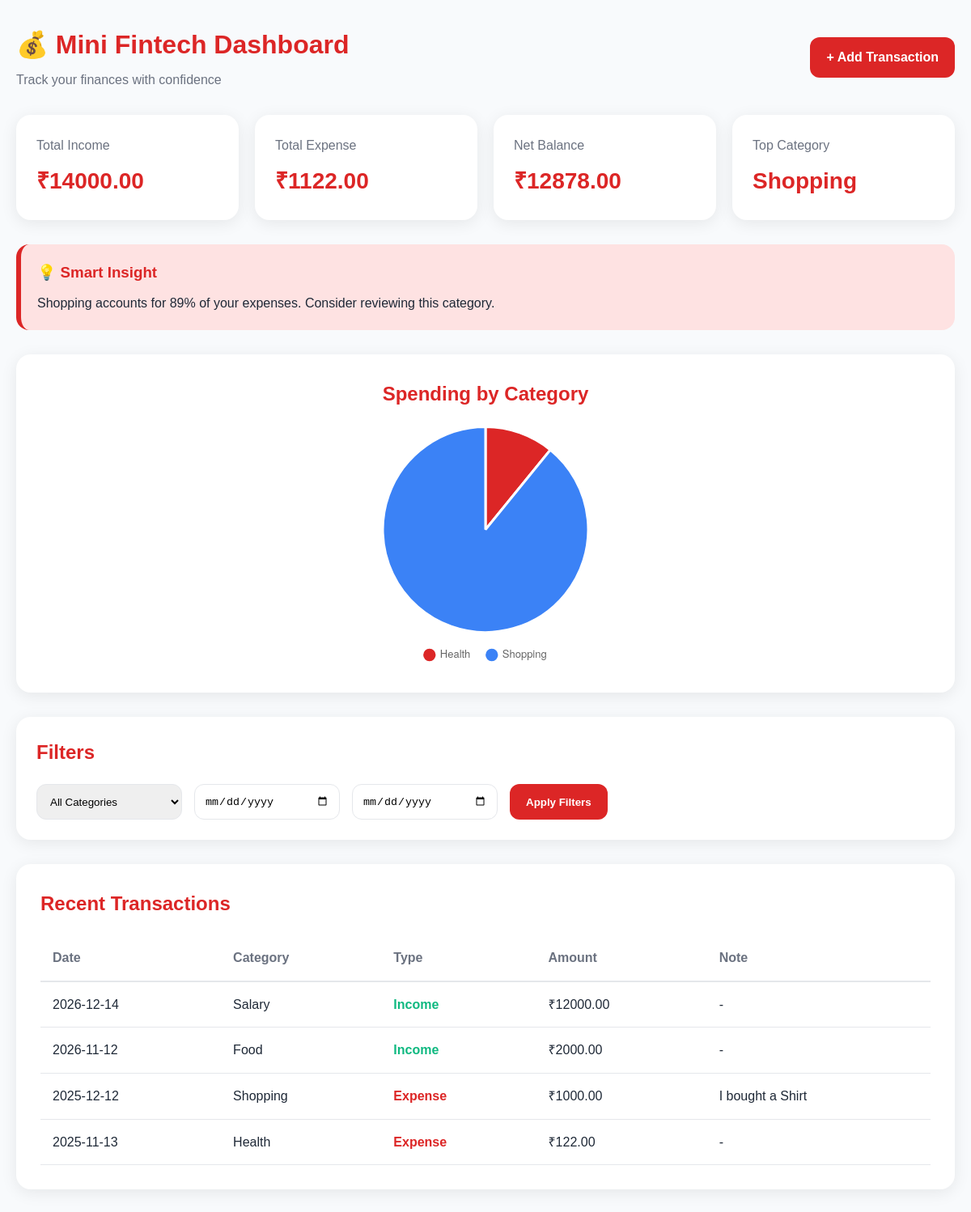
The page / on the database its author committed.
### tables this page shows
CREATE TABLE transactions (
        id INTEGER PRIMARY KEY AUTOINCREMENT,
        amount REAL NOT NULL,
        category TEXT NOT NULL,
        type TEXT NOT NULL,
        date TEXT NOT NULL,
        note TEXT
    );

### app.py (the view)
@app.route('/')
def dashboard():
    conn = get_db_connection()
    cursor = conn.cursor()
    selected_category = request.args.get('category', '')
    start_date = request.args.get('start_date', '')
    end_date = request.args.get('end_date', '')
    query = "SELECT * FROM transactions WHERE 1=1"
    params = []
    if selected_category:
        query += " AND category = ?"
        params.append(selected_category)
    if start_date:
        query += " AND date >= ?"
        params.append(start_date)
    if end_date:
        query += " AND date <= ?"
        params.append(end_date)
    query += " ORDER BY date DESC"
    cursor.execute(query, params)
    transactions = cursor.fetchall()
    cursor.execute("""
        SELECT COALESCE(SUM(amount), 0)
        FROM transactions
        WHERE type='income'
    """)
    total_income = cursor.fetchone()[0]
    cursor.execute("""
        SELECT COALESCE(SUM(amount), 0)
        FROM transactions
        WHERE type='expense'
    """)
    total_expense = cursor.fetchone()[0]
    net_balance = total_income - total_expense
    cursor.execute("""
        SELECT category, SUM(amount) AS total
        FROM transactions
        WHERE type='expense'
        GROUP BY category
        ORDER BY total DESC
        LIMIT 1
    """)
    result = cursor.fetchone()
    if result:
        top_category = result["category"]
        top_category_amount = result["total"]
    else:
        top_category = "None"
        top_category_amount = 0
    cursor.execute("""
        SELECT category, SUM(amount) AS total
        FROM transactions
        WHERE type='expense'
        GROUP BY category
    """)
    chart_data = cursor.fetchall()
    chart_labels = []
    chart_values = []
    for row in chart_data:
        chart_labels.append(row["category"])
        chart_values.append(row["total"])
    insight = "Start tracking your spending to unlock insights."
    if total_expense > 0 and top_category != "None":
        percentage = (top_category_amount / total_expense) * 100
        if percentage >= 40:
            insight = (
                f"{top_category} accounts for "
                f"{percentage:.0f}% of your expenses. "
                "Consider reviewing this category."
            )
        elif net_balance > 0:
            savings_rate = (net_balance / total_income) * 100 if total_income > 0 else 0
            insight = (
                f"Great job! You saved "
                f"{savings_rate:.0f}% of your income."
            )
        else:
            insight = (
                "Your expenses are higher than your savings. "
                "Consider reducing non-essential spending."
            )
    conn.close()
    return render_template(
        'dashboard.html',
        transactions=transactions,
        total_income=total_income,
        total_expense=total_expense,
        net_balance=net_balance,
        top_category=top_category,
        selected_category=selected_category,
        start_date=start_date,
        end_date=end_date,
        chart_labels=chart_labels,
        chart_values=chart_values,
        insight=insight
    )

### app.py (called while the page is built)
def get_db_connection():
    conn = sqlite3.connect(DATABASE)
    conn.row_factory = sqlite3.Row
    return conn

### templates/dashboard.html (shortened to what this page needs)
<!DOCTYPE html>
<html lang="en">
<head>
    <link rel="stylesheet"
          href="{{ url_for('static', filename='css/style.css') }}">
</head>
<body>
<div class="container">
    <header class="header">
        <div>
            <h1>💰 Mini Fintech Dashboard</h1>
            <p class="subtitle">Track your finances with confidence</p>
        </div>
        <a href="/add" class="btn">
            + Add Transaction
        </a>
    </header>
    <section class="cards">
        <div class="card income-card">
            <p>Total Income</p>
            <h2>₹{{ "%.2f"|format(total_income) }}</h2>
        </div>
        <div class="card expense-card">
            <p>Total Expense</p>
            <h2>₹{{ "%.2f"|format(total_expense) }}</h2>
        </div>
        <div class="card balance-card">
            <p>Net Balance</p>
            <h2>₹{{ "%.2f"|format(net_balance) }}</h2>
        </div>
        <div class="card top-card">
            <p>Top Category</p>
            <h2>{{ top_category }}</h2>
        </div>
    </section>
    <section class="insight-card">
        <h3>💡 Smart Insight</h3>
        <p>{{ insight }}</p>
    </section>
    <section class="chart-card">
        <h2>Spending by Category</h2>
        {% if chart_labels %}
            <canvas id="expenseChart"></canvas>
        {% else %}
            <div class="empty-chart">
                <p>Add expense transactions to visualize your spending.</p>
            </div>
        {% endif %}
    </section>
    <section class="filter-card">
        <h2>Filters</h2>
        <form method="GET" class="filters">
            <select name="category">
                <option value="">All Categories</option>
            </select>
            <input
                type="date"
                name="start_date"
                value="{{ start_date }}">
            <input
                type="date"
                name="end_date"
                value="{{ end_date }}">
            <button type="submit" class="btn">
                Apply Filters
            </button>
        </form>
    </section>
    <section class="transactions">
        <div class="section-header">
            <h2>Recent Transactions</h2>
        </div>
        {% if transactions %}
        <table>
            <thead>
                <tr>
                    <th>Date</th>
                    <th>Category</th>
                    <th>Type</th>
                    <th>Amount</th>
                    <th>Note</th>
                </tr>
            </thead>
            <tbody>
                {% for transaction in transactions %}
                <tr>
                    <td>{{ transaction['date'] }}</td>
                    <td>{{ transaction['category'] }}</td>
                    <td>
                        <span class="{{ transaction['type'] }}">
                            {{ transaction['type'].title() }}
                        </span>
                    </td>
                    <td>
                        ₹{{ "%.2f"|format(transaction['amount']) }}
                    </td>
                    <td>
                        {{ transaction['note'] or '-' }}
                    </td>
                </tr>
                {% endfor %}
            </tbody>
        </table>
        {% endif %}
    </section>
</div>
{% if chart_labels %}
<script>
    const chartLabels = {{ chart_labels | tojson }};
    const chartValues = {{ chart_values | tojson }};
</script>
{% endif %}
</body>
</html>

### static/css/style.css (style rules this page uses)
:root { --primary: #DC2626; --primary-dark: #B91C1C; --background: #F8FAFC; --white: #FFFFFF; --text: #1F2937; --secondary: #6B7280; --accent: #FEE2E2; --border: #E5E7EB; }
* { margin: 0; padding: 0; box-sizing: border-box; }
body { font-family: Arial, sans-serif; background: var(--background); color: var(--text); line-height: 1.6; }
.container { max-width: 1200px; margin: auto; padding: 30px 20px; }
.header { display: flex; justify-content: space-between; align-items: center; margin-bottom: 30px; flex-wrap: wrap; gap: 20px; }
.header h1 { color: var(--primary); }
.subtitle { color: var(--secondary); margin-top: 5px; }
.btn { background: var(--primary); color: white; padding: 12px 20px; border: none; border-radius: 12px; text-decoration: none; font-weight: 600; cursor: pointer; transition: 0.3s; }
.cards { display: grid; grid-template-columns: repeat(auto-fit, minmax(220px, 1fr)); gap: 20px; margin-bottom: 30px; }
.card { background: white; padding: 25px; border-radius: 18px; box-shadow: 0 4px 20px rgba(0,0,0,0.08); transition: 0.3s; }
.card p { color: var(--secondary); margin-bottom: 10px; }
.card h2 { color: var(--primary); font-size: 28px; }
.insight-card { background: var(--accent); border-left: 6px solid var(--primary); padding: 20px; border-radius: 16px; margin-bottom: 30px; }
.insight-card h3 { color: var(--primary); margin-bottom: 10px; }
.chart-card { background: white; padding: 30px; border-radius: 18px; box-shadow: 0 4px 20px rgba(0,0,0,0.08); margin-bottom: 30px; }
.chart-card h2 { margin-bottom: 20px; color: var(--primary); text-align: center; }
#expenseChart { max-width: 500px; margin: auto; }
.filter-card { background: white; padding: 25px; border-radius: 18px; box-shadow: 0 4px 20px rgba(0,0,0,0.08); margin-bottom: 30px; }
.filter-card h2 { color: var(--primary); margin-bottom: 20px; }
.filters { display: flex; flex-wrap: wrap; gap: 15px; }
.filters select, .filters input { padding: 12px; border: 1px solid var(--border); border-radius: 12px; min-width: 180px; }
.transactions { background: white; padding: 30px; border-radius: 18px; box-shadow: 0 4px 20px rgba(0,0,0,0.08); }
.section-header { margin-bottom: 20px; }
.transactions h2 { color: var(--primary); }
table { width: 100%; border-collapse: collapse; }
th { text-align: left; color: var(--secondary); padding: 15px; border-bottom: 2px solid var(--border); }
td { padding: 15px; border-bottom: 1px solid var(--border); }
.income { color: #10B981; font-weight: 600; }
.expense { color: var(--primary); font-weight: 600; }

### rows shown on the page
transactions: category "Shopping", amount "1000.00"
transactions: amount "12000.00"
transactions: amount "2000.00"
transactions: amount "122.00"

### other values the page prints
{{ "%.2f"|format(total_income) }} "14000.00"
{{ "%.2f"|format(total_expense) }} "1122.00"
{{ "%.2f"|format(net_balance) }} "12878.00"
{{ insight }} "Shopping accounts for 89% of your expenses. Consider reviewing this category."
chart data {{ chart_labels | tojson }} ["Health", "Shopping"]
chart data {{ chart_values | tojson }} [122.0, 1000.0]
